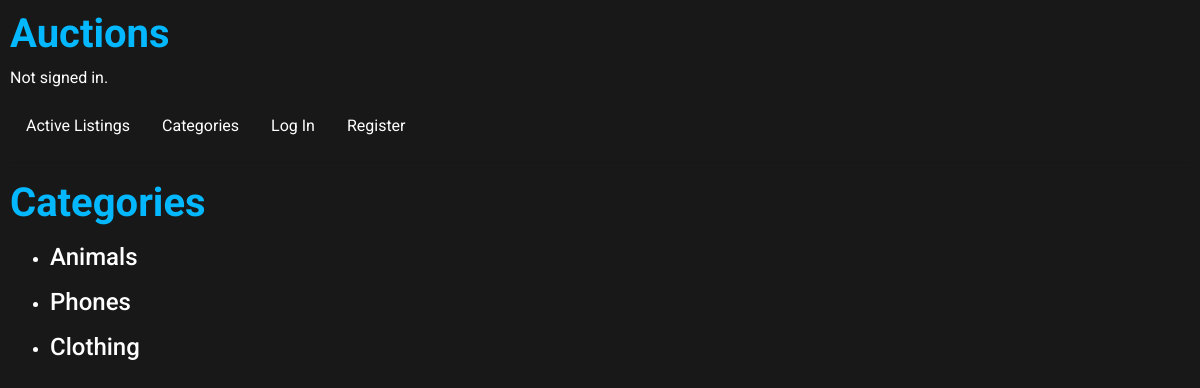
Page /categories/ on the committed database.
### auctions/models.py (models this page shows)
class Category(models.Model):
    Category = models.CharField(blank=True, null=True,max_length=100)

### auctions/views.py (the view)
# urls.py: path("categories/", views.categories, name="categories"),
def categories(request):
    categories = Category.objects.all()
    return render(request, "auctions/category.html", {
        "categories" : categories
    })

### auctions/templates/auctions/category.html
{% extends "auctions/layout.html" %}
{% block body %}
    <h1 class="heading" style="font-size: 40px;">Categories</h1>
    {% for category in categories %}
        <p>
        <ul>
            <li><h4><a href="{% url 'listing_category' category.id  %}" class="create_link">{{ category.Category }}</h4></li>
        </ul>
        </p>
    {% endfor %}
{% endblock %}

### auctions/static/auctions/style.css (style rules this page uses)
* { font-family: 'Roboto', sans-serif; }
body { padding: 10px; background-color: rgba(0, 0, 0, 0.907); color: white; }
.heading { color: rgb(4, 184, 255); font-weight: bold; font-size: 40px; }
.create_link { color: white; border-radius: 100px; transition: color 0.3s ease-in-out; }

### rows in the picture
Category: Category "Animals"
Category: Category "Phones"
Category: Category "Clothing"
